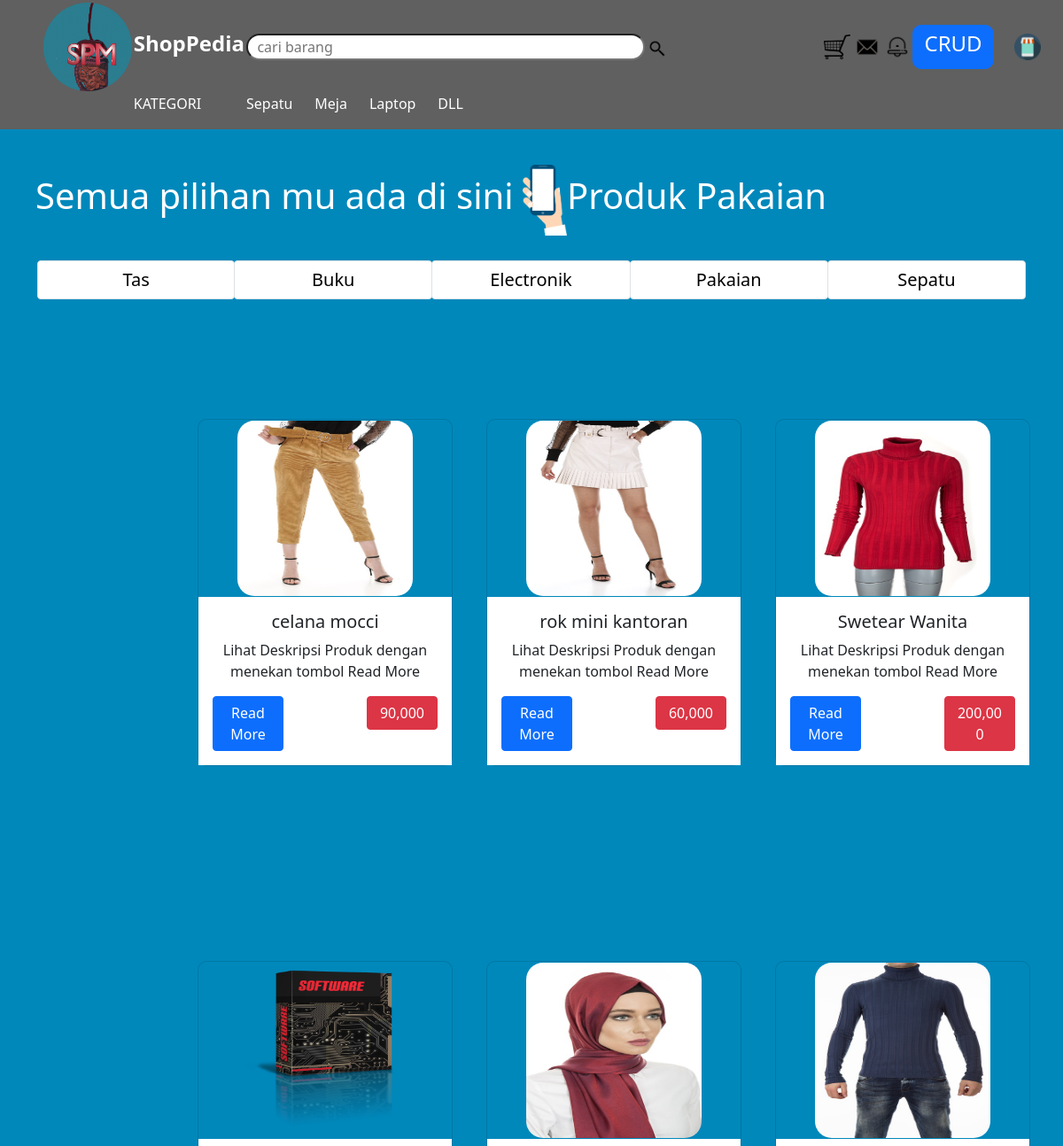
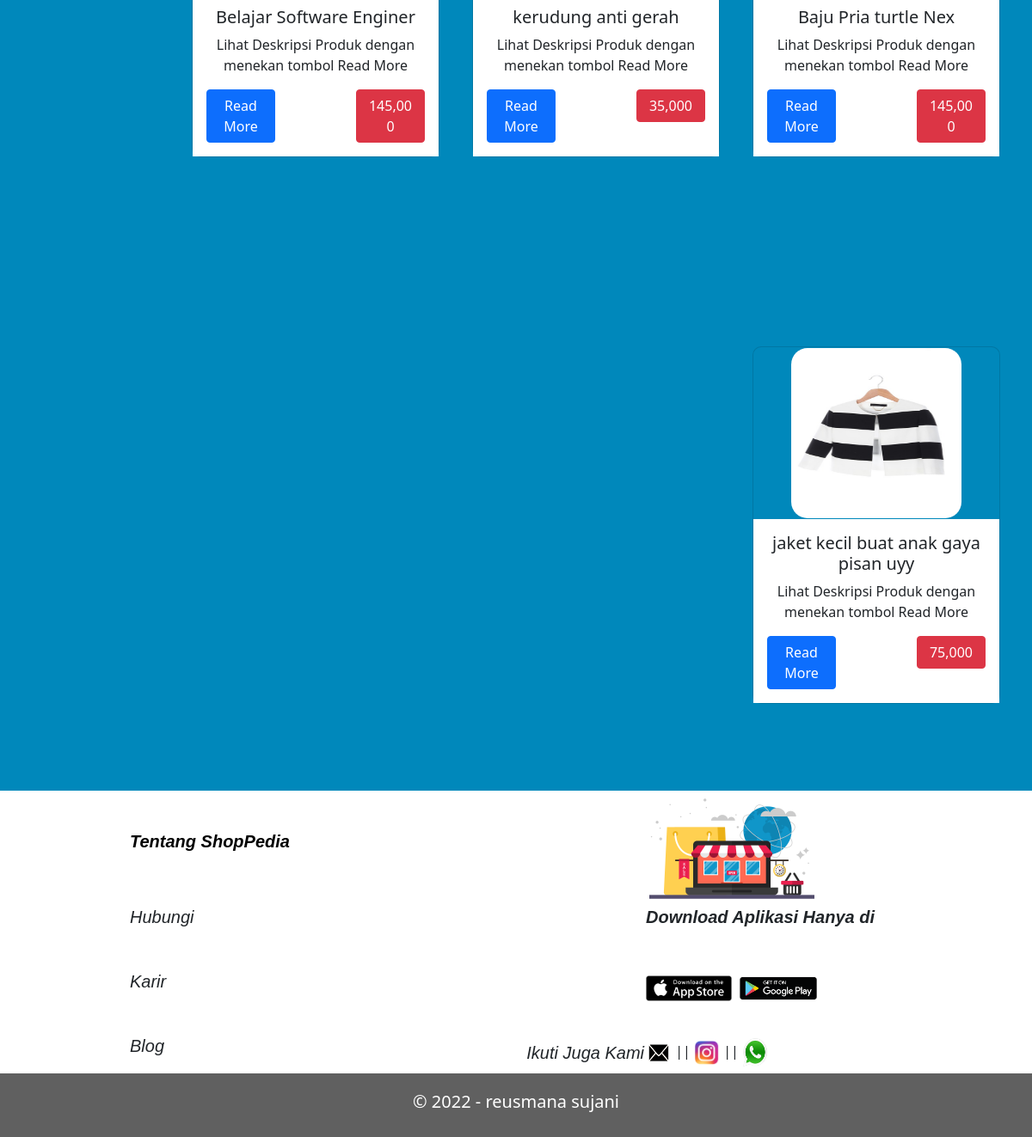
Screenshot of /pakaian.php with the database file from the repository (2 pictures, top to bottom).
### tables this page shows
CREATE TABLE `produk` (
  `id_produk` int(20) NOT NULL,
  `nama_produk` varchar(100) DEFAULT NULL,
  `gambar` varchar(20) NOT NULL,
  `deskripsi` text DEFAULT NULL,
  `jenis` varchar(10) NOT NULL,
  `harga` int(100) NOT NULL,
  `tgl_upload` date NOT NULL
);

### pakaian.php (the view, shortened to what this page needs)
<!DOCTYPE html>
<html>
<head>
	<link href="css/bootstrap.min.css" rel="stylesheet" >
</head>
<body>
<?php
include_once 'panggil_header.php';
?>
<div class="apa">
<h1 style="color:white; margin-top: 20px; margin-left: 20px; padding:20px">Semua pilihan mu ada di sini <img src="img/tangan.png" width="50px">Produk Pakaian</h1>
</div>
	<?php
include_once 'navbar2.php';
	include_once 'connect.php';
$gk = mysqli_query($link, "SELECT * FROM produk WHERE jenis='baju' ORDER BY id_produk DESC");
	while ($gambar = mysqli_fetch_array($gk)){
		$img = 'upload/'.$gambar['gambar'];
?>
<table  style="float: right; margin-right:3%; text-align:center; margin-top:100px;">
	<thead>
		<tr>
			<td>
			</td>
		</tr>
	</thead>
<tbody>
<tr>
		<td>
<div class='card' style='width: 18rem; background-color: #0088BB; border-radius: 10px;margin-bottom: 100px;'>
  <img src="<?php echo $img;?>" class='card-img-top' alt='...' style="border-radius: 20px	;">
	<div class='card-body' style="background-color:white;">
    <h5 class='card-title'><?php echo $gambar['nama_produk'];?></h5>
    <p class='card-text' >Lihat Deskripsi Produk dengan menekan tombol Read More</p>
  <?php
   echo "  <a href='detail.php?id_produk=".$gambar['id_produk']."' class='btn btn-primary' style='float:left; width:80px'>Read More</a> ";?> <a  class="btn btn-danger" style="float:right; width:80px"><?php echo number_format($gambar['harga'],0); ?></a>
  	</div>
</div>
		</td>
	</tr>
</tbody>
</table>
<?php
}
include_once 'panggil_footer.php';
?>
</body>
</html>

### pakaian.php (style rules this page uses)
body { background-color: #0088BB; }
.card img { width: 200px; height: 200px; padding: 1px; transition: transform.2s; margin: auto; border-radius: 20px; }

### panggil_header.php (style rules this page uses)
body { background-color: #0088BB; }
.card img { width: 200px; height: 200px; padding: 1px; transition: transform.2s; margin: auto; border-radius: 20px; }

### panggil_footer.php (style rules this page uses)
body { background-color: #0088BB; }
.card img { width: 200px; height: 200px; padding: 1px; transition: transform.2s; margin: auto; border-radius: 20px; }

### rows the page displays
produk: gambar (picture), nama_produk "Swetear Wanita", harga "200,000"
produk: gambar (picture), nama_produk "rok mini kantoran", harga "60,000"
produk: gambar (picture), nama_produk "celana mocci", harga "90,000"
produk: gambar (picture), nama_produk "Baju Pria turtle Nex", harga "145,000"
produk: gambar (picture), nama_produk "kerudung anti gerah", harga "35,000"
produk: gambar (picture), nama_produk "Belajar Software Enginer", harga "145,000"
produk: gambar (picture), nama_produk "jaket kecil buat anak gaya pisan uyy", harga "75,000"
